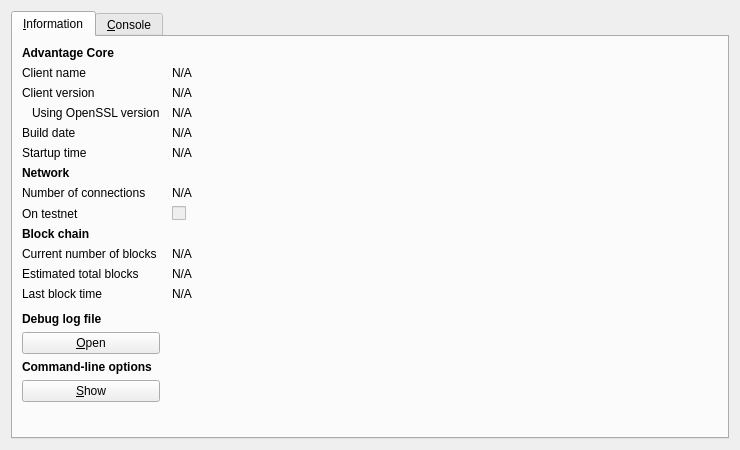
<?xml version="1.0" encoding="UTF-8"?>
<ui version="4.0">
 <class>RPCConsole</class>
 <widget class="QDialog" name="RPCConsole">
  <property name="geometry">
   <rect>
    <x>0</x>
    <y>0</y>
    <width>740</width>
    <height>450</height>
   </rect>
  </property>
  <property name="windowTitle">
   <string>Advantage - Debug window</string>
  </property>
  <layout class="QVBoxLayout" name="verticalLayout_2">
   <item>
    <widget class="QTabWidget" name="tabWidget">
     <property name="currentIndex">
      <number>0</number>
     </property>
     <widget class="QWidget" name="tab_info">
      <attribute name="title">
       <string>&amp;Information</string>
      </attribute>
      <layout class="QGridLayout" name="gridLayout" columnstretch="0,1">
       <property name="horizontalSpacing">
        <number>12</number>
       </property>
       <item row="0" column="0">
        <widget class="QLabel" name="label_9">
         <property name="font">
          <font>
           <weight>75</weight>
           <bold>true</bold>
          </font>
         </property>
         <property name="text">
          <string>Advantage Core</string>
         </property>
        </widget>
       </item>
       <item row="1" column="0">
        <widget class="QLabel" name="label_5">
         <property name="text">
          <string>Client name</string>
         </property>
        </widget>
       </item>
       <item row="1" column="1">
        <widget class="QLabel" name="clientName">
         <property name="cursor">
          <cursorShape>IBeamCursor</cursorShape>
         </property>
         <property name="text">
          <string>N/A</string>
         </property>
         <property name="textFormat">
          <enum>Qt::PlainText</enum>
         </property>
         <property name="textInteractionFlags">
          <set>Qt::LinksAccessibleByMouse|Qt::TextSelectableByKeyboard|Qt::TextSelectableByMouse</set>
         </property>
        </widget>
       </item>
       <item row="2" column="0">
        <widget class="QLabel" name="label_6">
         <property name="text">
          <string>Client version</string>
         </property>
        </widget>
       </item>
       <item row="2" column="1">
        <widget class="QLabel" name="clientVersion">
         <property name="cursor">
          <cursorShape>IBeamCursor</cursorShape>
         </property>
         <property name="text">
          <string>N/A</string>
         </property>
         <property name="textFormat">
          <enum>Qt::PlainText</enum>
         </property>
         <property name="textInteractionFlags">
          <set>Qt::LinksAccessibleByMouse|Qt::TextSelectableByKeyboard|Qt::TextSelectableByMouse</set>
         </property>
        </widget>
       </item>
       <item row="3" column="0">
        <widget class="QLabel" name="label_14">
         <property name="text">
          <string>Using OpenSSL version</string>
         </property>
         <property name="indent">
          <number>10</number>
         </property>
        </widget>
       </item>
       <item row="3" column="1">
        <widget class="QLabel" name="openSSLVersion">
         <property name="cursor">
          <cursorShape>IBeamCursor</cursorShape>
         </property>
         <property name="text">
          <string>N/A</string>
         </property>
         <property name="textFormat">
          <enum>Qt::PlainText</enum>
         </property>
         <property name="textInteractionFlags">
          <set>Qt::LinksAccessibleByMouse|Qt::TextSelectableByKeyboard|Qt::TextSelectableByMouse</set>
         </property>
        </widget>
       </item>
       <item row="4" column="0">
        <widget class="QLabel" name="label_12">
         <property name="text">
          <string>Build date</string>
         </property>
        </widget>
       </item>
       <item row="4" column="1">
        <widget class="QLabel" name="buildDate">
         <property name="cursor">
          <cursorShape>IBeamCursor</cursorShape>
         </property>
         <property name="text">
          <string>N/A</string>
         </property>
         <property name="textFormat">
          <enum>Qt::PlainText</enum>
         </property>
         <property name="textInteractionFlags">
          <set>Qt::LinksAccessibleByMouse|Qt::TextSelectableByKeyboard|Qt::TextSelectableByMouse</set>
         </property>
        </widget>
       </item>
       <item row="5" column="0">
        <widget class="QLabel" name="label_13">
         <property name="text">
          <string>Startup time</string>
         </property>
        </widget>
       </item>
       <item row="5" column="1">
        <widget class="QLabel" name="startupTime">
         <property name="cursor">
          <cursorShape>IBeamCursor</cursorShape>
         </property>
         <property name="text">
          <string>N/A</string>
         </property>
         <property name="textFormat">
          <enum>Qt::PlainText</enum>
         </property>
         <property name="textInteractionFlags">
          <set>Qt::LinksAccessibleByMouse|Qt::TextSelectableByKeyboard|Qt::TextSelectableByMouse</set>
         </property>
        </widget>
       </item>
       <item row="6" column="0">
        <widget class="QLabel" name="label_11">
         <property name="font">
          <font>
           <weight>75</weight>
           <bold>true</bold>
          </font>
         </property>
         <property name="text">
          <string>Network</string>
         </property>
        </widget>
       </item>
       <item row="7" column="0">
        <widget class="QLabel" name="label_7">
         <property name="text">
          <string>Number of connections</string>
         </property>
        </widget>
       </item>
       <item row="7" column="1">
        <widget class="QLabel" name="numberOfConnections">
         <property name="cursor">
          <cursorShape>IBeamCursor</cursorShape>
         </property>
         <property name="text">
          <string>N/A</string>
         </property>
         <property name="textFormat">
          <enum>Qt::PlainText</enum>
         </property>
         <property name="textInteractionFlags">
          <set>Qt::LinksAccessibleByMouse|Qt::TextSelectableByKeyboard|Qt::TextSelectableByMouse</set>
         </property>
        </widget>
       </item>
       <item row="8" column="0">
        <widget class="QLabel" name="label_8">
         <property name="text">
          <string>On testnet</string>
         </property>
        </widget>
       </item>
       <item row="8" column="1">
        <widget class="QCheckBox" name="isTestNet">
         <property name="enabled">
          <bool>false</bool>
         </property>
         <property name="text">
          <string/>
         </property>
        </widget>
       </item>
       <item row="9" column="0">
        <widget class="QLabel" name="label_10">
         <property name="font">
          <font>
           <weight>75</weight>
           <bold>true</bold>
          </font>
         </property>
         <property name="text">
          <string>Block chain</string>
         </property>
        </widget>
       </item>
       <item row="10" column="0">
        <widget class="QLabel" name="label_3">
         <property name="text">
          <string>Current number of blocks</string>
         </property>
        </widget>
       </item>
       <item row="10" column="1">
        <widget class="QLabel" name="numberOfBlocks">
         <property name="cursor">
          <cursorShape>IBeamCursor</cursorShape>
         </property>
         <property name="text">
          <string>N/A</string>
         </property>
         <property name="textFormat">
          <enum>Qt::PlainText</enum>
         </property>
         <property name="textInteractionFlags">
          <set>Qt::LinksAccessibleByMouse|Qt::TextSelectableByKeyboard|Qt::TextSelectableByMouse</set>
         </property>
        </widget>
       </item>
       <item row="11" column="0">
        <widget class="QLabel" name="label_4">
         <property name="text">
          <string>Estimated total blocks</string>
         </property>
        </widget>
       </item>
       <item row="11" column="1">
        <widget class="QLabel" name="totalBlocks">
         <property name="cursor">
          <cursorShape>IBeamCursor</cursorShape>
         </property>
         <property name="text">
          <string>N/A</string>
         </property>
         <property name="textFormat">
          <enum>Qt::PlainText</enum>
         </property>
         <property name="textInteractionFlags">
          <set>Qt::LinksAccessibleByMouse|Qt::TextSelectableByKeyboard|Qt::TextSelectableByMouse</set>
         </property>
        </widget>
       </item>
       <item row="12" column="0">
        <widget class="QLabel" name="label_2">
         <property name="text">
          <string>Last block time</string>
         </property>
        </widget>
       </item>
       <item row="12" column="1">
        <widget class="QLabel" name="lastBlockTime">
         <property name="cursor">
          <cursorShape>IBeamCursor</cursorShape>
         </property>
         <property name="text">
          <string>N/A</string>
         </property>
         <property name="textFormat">
          <enum>Qt::PlainText</enum>
         </property>
         <property name="textInteractionFlags">
          <set>Qt::LinksAccessibleByMouse|Qt::TextSelectableByKeyboard|Qt::TextSelectableByMouse</set>
         </property>
        </widget>
       </item>
       <item row="13" column="0">
        <spacer name="verticalSpacer_2">
         <property name="orientation">
          <enum>Qt::Vertical</enum>
         </property>
         <property name="sizeHint" stdset="0">
          <size>
           <width>20</width>
           <height>20</height>
          </size>
         </property>
        </spacer>
       </item>
       <item row="14" column="0">
        <widget class="QLabel" name="labelDebugLogfile">
         <property name="font">
          <font>
           <weight>75</weight>
           <bold>true</bold>
          </font>
         </property>
         <property name="text">
          <string>Debug log file</string>
         </property>
        </widget>
       </item>
       <item row="15" column="0">
        <widget class="QPushButton" name="openDebugLogfileButton">
         <property name="toolTip">
          <string>Open the Advantage debug log file from the current data directory. This can take a few seconds for large log files.</string>
         </property>
         <property name="text">
          <string>&amp;Open</string>
         </property>
         <property name="autoDefault">
          <bool>false</bool>
         </property>
        </widget>
       </item>
       <item row="16" column="0">
        <widget class="QLabel" name="labelCLOptions">
         <property name="font">
          <font>
           <weight>75</weight>
           <bold>true</bold>
          </font>
         </property>
         <property name="text">
          <string>Command-line options</string>
         </property>
        </widget>
       </item>
       <item row="17" column="0">
        <widget class="QPushButton" name="showCLOptionsButton">
         <property name="toolTip">
          <string>Show the Advantage-Qt help message to get a list with possible Advantage command-line options.</string>
         </property>
         <property name="text">
          <string>&amp;Show</string>
         </property>
         <property name="autoDefault">
          <bool>false</bool>
         </property>
        </widget>
       </item>
       <item row="18" column="0">
        <spacer name="verticalSpacer">
         <property name="orientation">
          <enum>Qt::Vertical</enum>
         </property>
         <property name="sizeHint" stdset="0">
          <size>
           <width>20</width>
           <height>40</height>
          </size>
         </property>
        </spacer>
       </item>
      </layout>
     </widget>
     <widget class="QWidget" name="tab_console">
      <attribute name="title">
       <string>&amp;Console</string>
      </attribute>
      <layout class="QVBoxLayout" name="verticalLayout_3">
       <property name="spacing">
        <number>3</number>
       </property>
       <item>
        <widget class="QTextEdit" name="messagesWidget">
         <property name="minimumSize">
          <size>
           <width>0</width>
           <height>100</height>
          </size>
         </property>
         <property name="readOnly">
          <bool>true</bool>
         </property>
         <property name="tabKeyNavigation" stdset="0">
          <bool>false</bool>
         </property>
         <property name="columnCount" stdset="0">
          <number>2</number>
         </property>
        </widget>
       </item>
       <item>
        <layout class="QHBoxLayout" name="horizontalLayout">
         <property name="spacing">
          <number>3</number>
         </property>
         <item>
          <widget class="QLabel" name="label">
           <property name="text">
            <string notr="true">&gt;</string>
           </property>
          </widget>
         </item>
         <item>
          <widget class="QLineEdit" name="lineEdit"/>
         </item>
         <item>
          <widget class="QPushButton" name="clearButton">
           <property name="maximumSize">
            <size>
             <width>24</width>
             <height>24</height>
            </size>
           </property>
           <property name="toolTip">
            <string>Clear console</string>
           </property>
           <property name="text">
            <string/>
           </property>
           <property name="icon">
            <iconset resource="../bitcoin.qrc">
             <normaloff>:/icons/remove</normaloff>:/icons/remove</iconset>
           </property>
           <property name="shortcut">
            <string notr="true">Ctrl+L</string>
           </property>
           <property name="autoDefault">
            <bool>false</bool>
           </property>
          </widget>
         </item>
        </layout>
       </item>
      </layout>
     </widget>
    </widget>
   </item>
  </layout>
 </widget>
 <resources>
  <include location="../bitcoin.qrc"/>
 </resources>
 <connections/>
</ui>
